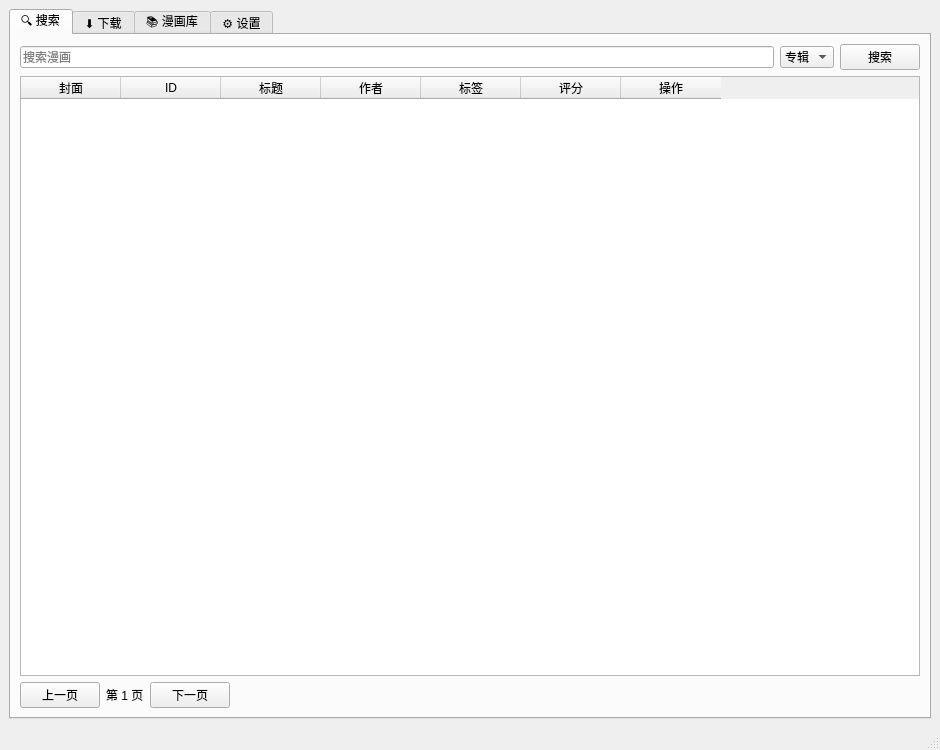
<?xml version="1.0" encoding="UTF-8"?>
<ui version="4.0">
 <class>MainWindow</class>
 <widget class="QMainWindow" name="MainWindow">
  <property name="geometry">
   <rect>
    <x>0</x>
    <y>0</y>
    <width>940</width>
    <height>750</height>
   </rect>
  </property>
  <property name="windowTitle">
   <string>JMComic 漫画下载器</string>
  </property>
  <widget class="QWidget" name="centralwidget">
   <layout class="QVBoxLayout" name="verticalLayout">
    <item>
     <widget class="QTabWidget" name="tab_widget">
      <property name="currentIndex">
       <number>0</number>
      </property>
      <widget class="QWidget" name="tab_search">
       <attribute name="title">
        <string>🔍 搜索</string>
       </attribute>
       <layout class="QVBoxLayout" name="verticalLayout_search">
        <item>
         <layout class="QHBoxLayout" name="search_bar">
          <item>
           <widget class="QLineEdit" name="search_input">
            <property name="placeholderText">
             <string>搜索漫画</string>
            </property>
           </widget>
          </item>
          <item>
           <widget class="QComboBox" name="search_type_combo">
            <item><property name="text"><string>专辑</string></property></item>
           </widget>
          </item>
          <item>
           <widget class="QPushButton" name="search_btn">
            <property name="text"><string>搜索</string></property>
           </widget>
          </item>
         </layout>
        </item>
        <item>
         <widget class="QTableWidget" name="search_table">
          <property name="columnCount"><number>7</number></property>
          <column><property name="text"><string>封面</string></property></column>
          <column><property name="text"><string>ID</string></property></column>
          <column><property name="text"><string>标题</string></property></column>
          <column><property name="text"><string>作者</string></property></column>
          <column><property name="text"><string>标签</string></property></column>
          <column><property name="text"><string>评分</string></property></column>
          <column><property name="text"><string>操作</string></property></column>
         </widget>
        </item>
        <item>
         <layout class="QHBoxLayout" name="search_pager">
          <item>
           <widget class="QPushButton" name="prev_page_btn">
            <property name="text"><string>上一页</string></property>
           </widget>
          </item>
          <item>
           <widget class="QLabel" name="page_info_label">
            <property name="text"><string>第 1 页</string></property>
           </widget>
          </item>
          <item>
           <widget class="QPushButton" name="next_page_btn">
            <property name="text"><string>下一页</string></property>
           </widget>
          </item>
          <item>
           <spacer name="spacer_search">
            <property name="orientation"><enum>Qt::Horizontal</enum></property>
            <property name="sizeHint" stdset="0">
             <size><width>40</width><height>20</height></size>
            </property>
           </spacer>
          </item>
         </layout>
        </item>
       </layout>
      </widget>
      <widget class="QWidget" name="tab_download">
       <attribute name="title">
        <string>⬇️ 下载</string>
       </attribute>
       <layout class="QVBoxLayout" name="verticalLayout_download">
        <item>
         <layout class="QHBoxLayout" name="download_path_layout">
          <item>
           <widget class="QLineEdit" name="download_path_input">
            <property name="placeholderText"><string>选择保存文件夹</string></property>
           </widget>
          </item>
          <item>
           <widget class="QPushButton" name="browse_download_btn">
            <property name="text"><string>浏览</string></property>
           </widget>
          </item>
          <item>
           <widget class="QPushButton" name="start_download_btn">
            <property name="text"><string>开始下载</string></property>
           </widget>
          </item>
          <item>
           <widget class="QPushButton" name="stop_download_btn">
            <property name="text"><string>停止下载</string></property>
           </widget>
          </item>
         </layout>
        </item>
        <item>
         <layout class="QHBoxLayout" name="download_id_layout">
          <item>
           <widget class="QLineEdit" name="album_id_input">
            <property name="placeholderText"><string>输入漫画ID</string></property>
           </widget>
          </item>
          <item>
           <widget class="QPushButton" name="add_queue_btn">
            <property name="text"><string>添加到队列</string></property>
           </widget>
          </item>
         </layout>
        </item>
        <item>
         <widget class="QListWidget" name="download_list"/>
        </item>
        <item>
         <layout class="QHBoxLayout" name="download_queue_toolbar">
          <item>
           <widget class="QPushButton" name="remove_queue_btn">
            <property name="text"><string>删除选中</string></property>
           </widget>
          </item>
          <item>
           <spacer name="spacer_queue">
            <property name="orientation"><enum>Qt::Horizontal</enum></property>
            <property name="sizeHint" stdset="0"><size><width>40</width><height>20</height></size></property>
           </spacer>
          </item>
         </layout>
        </item>
        <item>
         <widget class="QProgressBar" name="progress_bar">
          <property name="value"><number>0</number></property>
         </widget>
        </item>
        <item>
         <widget class="QTextEdit" name="log_output">
          <property name="readOnly"><bool>true</bool></property>
         </widget>
        </item>
       </layout>
      </widget>
      <widget class="QWidget" name="tab_library">
       <attribute name="title">
        <string>📚 漫画库</string>
       </attribute>
       <layout class="QVBoxLayout" name="verticalLayout_library">
        <item>
         <widget class="QSplitter" name="library_splitter">
          <property name="orientation"><enum>Qt::Horizontal</enum></property>
          <widget class="QWidget" name="library_left_widget">
           <layout class="QVBoxLayout" name="library_left">
            <item>
             <widget class="QComboBox" name="category_combo">
              <item><property name="text"><string>全部</string></property></item>
              <item><property name="text"><string>已下载</string></property></item>
              <item><property name="text"><string>正在下载</string></property></item>
              <item><property name="text"><string>收藏</string></property></item>
             </widget>
            </item>
            <item>
             <widget class="QListWidget" name="library_list"/>
            </item>
           </layout>
          </widget>
          <widget class="QWidget" name="library_center_widget">
           <layout class="QVBoxLayout" name="library_center">
            <item>
             <layout class="QHBoxLayout" name="reader_toolbar">
              <item><widget class="QPushButton" name="reader_prev_btn"><property name="text"><string>上一页</string></property></widget></item>
              <item><widget class="QLabel" name="reader_page_label"><property name="text"><string>0 / 0</string></property><property name="alignment"><set>Qt::AlignCenter</set></property></widget></item>
              <item><widget class="QPushButton" name="reader_next_btn"><property name="text"><string>下一页</string></property></widget></item>
              <item><widget class="QLineEdit" name="reader_jump_input"><property name="placeholderText"><string>跳转到页码</string></property></widget></item>
             </layout>
            </item>
            <item>
             <widget class="QLabel" name="reader_image_label">
              <property name="minimumSize"><size><width>400</width><height>300</height></size></property>
              <property name="text"><string>阅读器</string></property>
              <property name="alignment"><set>Qt::AlignCenter</set></property>
             </widget>
            </item>
           </layout>
          </widget>
          <widget class="QWidget" name="library_right_widget">
           <layout class="QVBoxLayout" name="library_right">
            <item>
             <widget class="QTextEdit" name="details_text">
              <property name="readOnly"><bool>true</bool></property>
             </widget>
            </item>
            <item>
             <layout class="QHBoxLayout" name="details_buttons">
              <item><widget class="QPushButton" name="read_btn"><property name="text"><string>阅读</string></property></widget></item>
              <item><widget class="QPushButton" name="delete_btn"><property name="text"><string>删除</string></property></widget></item>
             </layout>
            </item>
           </layout>
          </widget>
         </widget>
        </item>
        <item>
         <layout class="QHBoxLayout" name="library_toolbar">
          <item><widget class="QPushButton" name="library_refresh_btn"><property name="text"><string>刷新</string></property></widget></item>
         </layout>
        </item>
       </layout>
      </widget>
      <widget class="QWidget" name="tab_settings">
       <attribute name="title">
        <string>⚙️ 设置</string>
       </attribute>
       <layout class="QVBoxLayout" name="verticalLayout_settings">
        <item>
         <layout class="QGridLayout" name="grid_download_settings">
          <item row="0" column="0"><widget class="QLabel"><property name="text"><string>同时下载线程数</string></property></widget></item>
          <item row="0" column="1"><widget class="QSpinBox" name="thread_count_spin"><property name="minimum"><number>1</number></property><property name="maximum"><number>10</number></property><property name="value"><number>3</number></property></widget></item>
          <item row="1" column="0"><widget class="QLabel"><property name="text"><string>重试次数</string></property></widget></item>
          <item row="1" column="1"><widget class="QSpinBox" name="retry_count_spin"><property name="minimum"><number>1</number></property><property name="maximum"><number>5</number></property><property name="value"><number>3</number></property></widget></item>
          <item row="2" column="0"><widget class="QLabel"><property name="text"><string>图片格式</string></property></widget></item>
          <item row="2" column="1"><widget class="QComboBox" name="image_format_combo"><item><property name="text"><string>原始格式</string></property></item><item><property name="text"><string>JPG</string></property></item><item><property name="text"><string>PNG</string></property></item><item><property name="text"><string>WEBP</string></property></item></widget></item>
         </layout>
        </item>
        <item>
         <layout class="QGridLayout" name="grid_ui_settings">
          <item row="0" column="0"><widget class="QLabel"><property name="text"><string>主题</string></property></widget></item>
          <item row="0" column="1"><widget class="QComboBox" name="theme_combo"><item><property name="text"><string>深色主题</string></property></item><item><property name="text"><string>浅色主题</string></property></item></widget></item>
          <item row="1" column="0" colspan="2"><widget class="QCheckBox" name="auto_update_check"><property name="text"><string>自动检查更新</string></property><property name="checked"><bool>true</bool></property></widget></item>
         </layout>
        </item>
        <item>
         <layout class="QFormLayout" name="form_network_settings">
          <item row="0" column="0"><widget class="QLabel" name="label_proxy"><property name="text"><string>HTTP 代理</string></property></widget></item>
          <item row="0" column="1"><widget class="QLineEdit" name="proxy_input"><property name="placeholderText"><string>http://127.0.0.1:7890</string></property></widget></item>
          <item row="1" column="0"><widget class="QLabel" name="label_timeout"><property name="text"><string>超时时间(秒)</string></property></widget></item>
          <item row="1" column="1"><widget class="QSpinBox" name="timeout_spin"><property name="minimum"><number>5</number></property><property name="maximum"><number>120</number></property><property name="value"><number>30</number></property></widget></item>
         </layout>
        </item>
        <item>
         <widget class="QPushButton" name="save_settings_btn">
          <property name="text"><string>保存设置</string></property>
         </widget>
        </item>
       </layout>
      </widget>
     </widget>
    </item>
   </layout>
  </widget>
  <widget class="QStatusBar" name="statusbar"/>
 </widget>
 <resources/>
 <connections/>
</ui>
